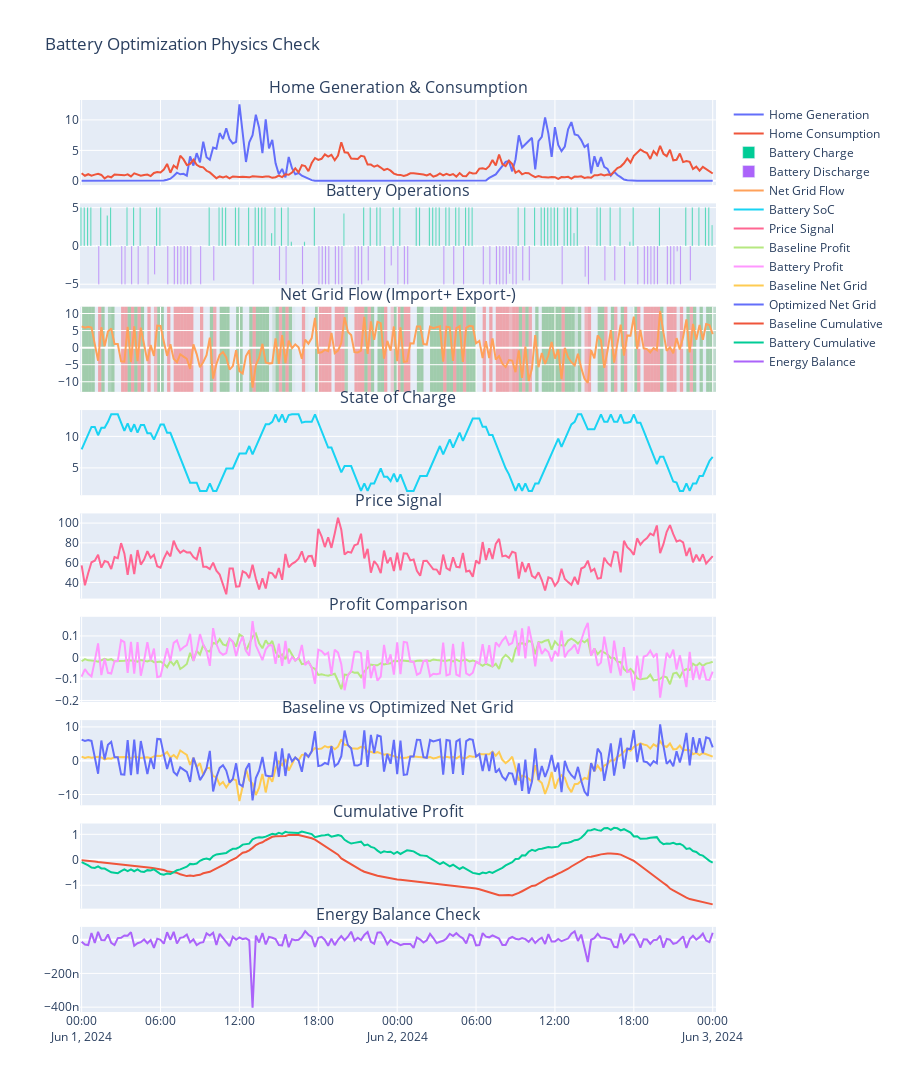

Notebook code cell kept with this figure:
### Markdown cell above
### Running optimization

### Code cell
fig = make_subplots(
    rows=9, cols=1, 
    shared_xaxes=True,
    subplot_titles=(
        "Home Generation & Consumption",
        "Battery Operations", 
        "Net Grid Flow (Import+ Export-)",
        "State of Charge",
        "Price Signal",
        "Profit Comparison",
        "Baseline vs Optimized Net Grid",
        "Cumulative Profit",
        "Energy Balance Check",
    ),
    vertical_spacing=0.02
)

# Home Generation & Consumption
fig.add_trace(go.Scatter(x=df_result.index, y=df_result['HomeGeneration'], name='Home Generation'), row=1, col=1)
fig.add_trace(go.Scatter(x=df_result.index, y=df_result['HomeConsumption'], name='Home Consumption'), row=1, col=1)

# Battery Operations
fig.add_trace(go.Bar(x=df_result.index, y=df_result['BatteryCharge'], name='Battery Charge', width=300000), row=2, col=1)
fig.add_trace(go.Bar(x=df_result.index, y=-df_result['BatteryDischarge'], name='Battery Discharge', width=300000), row=2, col=1)

# Net Grid Flow with battery operation highlighting
fig.add_trace(go.Scatter(x=df_result.index, y=df_result['GridImport'] - df_result['GridExport'], name='Net Grid Flow'), row=3, col=1)

max_opacity = 0.3

# Add individual time interval highlighting based on battery operations
for i, timestamp in enumerate(df_result.index):
    charge_rate = df_result['BatteryCharge'].iloc[i]
    discharge_rate = df_result['BatteryDischarge'].iloc[i]
    
    # Calculate next timestamp for rectangle width
    if i < len(df_result.index) - 1:
        next_timestamp = df_result.index[i + 1]
    else:
        # For last interval, use same duration as previous
        duration = df_result.index[i] - df_result.index[i-1]
        next_timestamp = timestamp + duration
    
    # Charging periods (green)
    if charge_rate > 0.01:  # threshold to avoid noise
        opacity = min(max_opacity, (charge_rate / battery.max_charge_rate) * max_opacity)
        fig.add_vrect(
            x0=timestamp, x1=next_timestamp,
            fillcolor="Green", opacity=opacity,
            layer="below", line_width=0,
            row=3, col=1
        )
    
    # Discharging periods (red)  
    elif discharge_rate > 0.01:
        opacity = min(max_opacity, (discharge_rate / battery.max_discharge_rate) * max_opacity)
        fig.add_vrect(
            x0=timestamp, x1=next_timestamp,
            fillcolor="Red", opacity=opacity,
            layer="below", line_width=0,
            row=3, col=1
        )

# State of Charge
fig.add_trace(go.Scatter(x=df_result.index, y=df_result['SoC'], name='Battery SoC'), row=4, col=1)

# Price Signal
fig.add_trace(go.Scatter(x=df_result.index, y=df_result['PriceSignal'], name='Price Signal'), row=5, col=1)

# Profit Comparison
fig.add_trace(go.Scatter(x=df_result.index, y=df_result['BaselineProfit'], name='Baseline Profit'), row=6, col=1)
fig.add_trace(go.Scatter(x=df_result.index, y=df_result['BatteryProfit'], name='Battery Profit'), row=6, col=1)

# Baseline vs Optimized Net Grid
fig.add_trace(go.Scatter(x=df_result.index, y=df_result['BaselineGridImport'] - df_result['BaselineGridExport'], name='Baseline Net Grid'), row=7, col=1)
fig.add_trace(go.Scatter(x=df_result.index, y=df_result['GridImport'] - df_result['GridExport'], name='Optimized Net Grid'), row=7, col=1)

# Cumulative Profit
fig.add_trace(go.Scatter(x=df_result.index, y=df_result['BaselineCumulativeProfit'], name='Baseline Cumulative'), row=8, col=1)
fig.add_trace(go.Scatter(x=df_result.index, y=df_result['BatteryCumulativeProfit'], name='Battery Cumulative'), row=8, col=1)

# Energy Balance Check
energy_balance = df_result['HomeGeneration'] - df_result['HomeConsumption'] + df_result['BatteryDischarge'] - df_result['BatteryCharge'] - df_result['GridExport'] + df_result['GridImport']
fig.add_trace(go.Scatter(x=df_result.index, y=energy_balance, name='Energy Balance'), row=9, col=1)

fig.update_layout(
    height=2000, 
    title="Battery Optimization Physics Check",
    hovermode='x unified'
)

fig.update_xaxes(matches='x')

### Figure 1 — Plotly figure (JSON) as saved in the notebook; plotly's stock layout.template omitted (floating-point values rounded to 4 significant figures; data arrays with more than 128 entries replaced by an {"elided": "..."} marker saying what was removed)
{"data": [{"name": "Home Generation", "type": "scatter", "x": {"elided": "193 str values"}, "xaxis": "x", "y": {"elided": "193 float values"}, "yaxis": "y"}, {"name": "Home Consumption", "type": "scatter", "x": {"elided": "193 str values"}, "xaxis": "x", "y": {"elided": "193 float values"}, "yaxis": "y"}, {"name": "Battery Charge", "type": "bar", "width": 300000, "x": {"elided": "193 str values"}, "xaxis": "x2", "y": {"elided": "193 float values"}, "yaxis": "y2"}, {"name": "Battery Discharge", "type": "bar", "width": 300000, "x": {"elided": "193 str values"}, "xaxis": "x2", "y": {"elided": "193 float values"}, "yaxis": "y2"}, {"name": "Net Grid Flow", "type": "scatter", "x": {"elided": "193 str values"}, "xaxis": "x3", "y": {"elided": "193 float values"}, "yaxis": "y3"}, {"name": "Battery SoC", "type": "scatter", "x": {"elided": "193 str values"}, "xaxis": "x4", "y": {"elided": "193 float values"}, "yaxis": "y4"}, {"name": "Price Signal", "type": "scatter", "x": {"elided": "193 str values"}, "xaxis": "x5", "y": {"elided": "193 float values"}, "yaxis": "y5"}, {"name": "Baseline Profit", "type": "scatter", "x": {"elided": "193 str values"}, "xaxis": "x6", "y": {"elided": "193 float values"}, "yaxis": "y6"}, {"name": "Battery Profit", "type": "scatter", "x": {"elided": "193 str values"}, "xaxis": "x6", "y": {"elided": "193 float values"}, "yaxis": "y6"}, {"name": "Baseline Net Grid", "type": "scatter", "x": {"elided": "193 str values"}, "xaxis": "x7", "y": {"elided": "193 float values"}, "yaxis": "y7"}, {"name": "Optimized Net Grid", "type": "scatter", "x": {"elided": "193 str values"}, "xaxis": "x7", "y": {"elided": "193 float values"}, "yaxis": "y7"}, {"name": "Baseline Cumulative", "type": "scatter", "x": {"elided": "193 str values"}, "xaxis": "x8", "y": {"elided": "193 float values"}, "yaxis": "y8"}, {"name": "Battery Cumulative", "type": "scatter", "x": {"elided": "193 str values"}, "xaxis": "x8", "y": {"elided": "193 float values"}, "yaxis": "y8"}, {"name": "Energy Balance", "type": "scatter", "x": {"elided": "193 str values"}, "xaxis": "x9", "y": {"elided": "193 float values"}, "yaxis": "y9"}], "layout": {"annotations": [{"font": {"size": 16}, "showarrow": false, "text": "Home Generation & Consumption", "x": 0.5, "xanchor": "center", "xref": "paper", "y": 1, "yanchor": "bottom", "yref": "paper"}, {"font": {"size": 16}, "showarrow": false, "text": "Battery Operations", "x": 0.5, "xanchor": "center", "xref": "paper", "y": 0.8867, "yanchor": "bottom", "yref": "paper"}, {"font": {"size": 16}, "showarrow": false, "text": "Net Grid Flow (Import+ Export-)", "x": 0.5, "xanchor": "center", "xref": "paper", "y": 0.7733, "yanchor": "bottom", "yref": "paper"}, {"font": {"size": 16}, "showarrow": false, "text": "State of Charge", "x": 0.5, "xanchor": "center", "xref": "paper", "y": 0.66, "yanchor": "bottom", "yref": "paper"}, {"font": {"size": 16}, "showarrow": false, "text": "Price Signal", "x": 0.5, "xanchor": "center", "xref": "paper", "y": 0.5467, "yanchor": "bottom", "yref": "paper"}, {"font": {"size": 16}, "showarrow": false, "text": "Profit Comparison", "x": 0.5, "xanchor": "center", "xref": "paper", "y": 0.4333, "yanchor": "bottom", "yref": "paper"}, {"font": {"size": 16}, "showarrow": false, "text": "Baseline vs Optimized Net Grid", "x": 0.5, "xanchor": "center", "xref": "paper", "y": 0.32, "yanchor": "bottom", "yref": "paper"}, {"font": {"size": 16}, "showarrow": false, "text": "Cumulative Profit", "x": 0.5, "xanchor": "center", "xref": "paper", "y": 0.2067, "yanchor": "bottom", "yref": "paper"}, {"font": {"size": 16}, "showarrow": false, "text": "Energy Balance Check", "x": 0.5, "xanchor": "center", "xref": "paper", "y": 0.09333, "yanchor": "bottom", "yref": "paper"}], "height": 2000, "hovermode": "x unified", "shapes": [{"fillcolor": "Green", "layer": "below", "line": {"width": 0}, "opacity": 0.3, "type": "rect", "x0": "2024-06-01T00:00:00", "x1": "2024-06-01T00:15:00", "xref": "x3", "y0": 0, "y1": 1, "yref": "y3 domain"}, {"fillcolor": "Green", "layer": "below", "line": {"width": 0}, "opacity": 0.3, "type": "rect", "x0": "2024-06-01T00:15:00", "x1": "2024-06-01T00:30:00", "xref": "x3", "y0": 0, "y1": 1, "yref": "y3 domain"}, {"fillcolor": "Green", "layer": "below", "line": {"width": 0}, "opacity": 0.3, "type": "rect", "x0": "2024-06-01T00:30:00", "x1": "2024-06-01T00:45:00", "xref": "x3", "y0": 0, "y1": 1, "yref": "y3 domain"}, {"fillcolor": "Green", "layer": "below", "line": {"width": 0}, "opacity": 0.3, "type": "rect", "x0": "2024-06-01T00:45:00", "x1": "2024-06-01T01:00:00", "xref": "x3", "y0": 0, "y1": 1, "yref": "y3 domain"}, {"fillcolor": "Red", "layer": "below", "line": {"width": 0}, "opacity": 0.3, "type": "rect", "x0": "2024-06-01T01:15:00", "x1": "2024-06-01T01:30:00", "xref": "x3", "y0": 0, "y1": 1, "yref": "y3 domain"}, {"fillcolor": "Green", "layer": "below", "line": {"width": 0}, "opacity": 0.3, "type": "rect", "x0": "2024-06-01T01:30:00", "x1": "2024-06-01T01:45:00", "xref": "x3", "y0": 0, "y1": 1, "yref": "y3 domain"}, {"fillcolor": "Green", "layer": "below", "line": {"width": 0}, "opacity": 0.2377, "type": "rect", "x0": "2024-06-01T02:00:00", "x1": "2024-06-01T02:15:00", "xref": "x3", "y0": 0, "y1": 1, "yref": "y3 domain"}, {"fillcolor": "Green", "layer": "below", "line": {"width": 0}, "opacity": 0.3, "type": "rect", "x0": "2024-06-01T02:15:00", "x1": "2024-06-01T02:30:00", "xref": "x3", "y0": 0, "y1": 1, "yref": "y3 domain"}, {"fillcolor": "Red", "layer": "below", "line": {"width": 0}, "opacity": 0.3, "type": "rect", "x0": "2024-06-01T03:00:00", "x1": "2024-06-01T03:15:00", "xref": "x3", "y0": 0, "y1": 1, "yref": "y3 domain"}, {"fillcolor": "Red", "layer": "below", "line": {"width": 0}, "opacity": 0.3, "type": "rect", "x0": "2024-06-01T03:15:00", "x1": "2024-06-01T03:30:00", "xref": "x3", "y0": 0, "y1": 1, "yref": "y3 domain"}, {"fillcolor": "Green", "layer": "below", "line": {"width": 0}, "opacity": 0.3, "type": "rect", "x0": "2024-06-01T03:30:00", "x1": "2024-06-01T03:45:00", "xref": "x3", "y0": 0, "y1": 1, "yref": "y3 domain"}, {"fillcolor": "Red", "layer": "below", "line": {"width": 0}, "opacity": 0.3, "type": "rect", "x0": "2024-06-01T03:45:00", "x1": "2024-06-01T04:00:00", "xref": "x3", "y0": 0, "y1": 1, "yref": "y3 domain"}, {"fillcolor": "Green", "layer": "below", "line": {"width": 0}, "opacity": 0.3, "type": "rect", "x0": "2024-06-01T04:00:00", "x1": "2024-06-01T04:15:00", "xref": "x3", "y0": 0, "y1": 1, "yref": "y3 domain"}, {"fillcolor": "Red", "layer": "below", "line": {"width": 0}, "opacity": 0.3, "type": "rect", "x0": "2024-06-01T04:15:00", "x1": "2024-06-01T04:30:00", "xref": "x3", "y0": 0, "y1": 1, "yref": "y3 domain"}, {"fillcolor": "Green", "layer": "below", "line": {"width": 0}, "opacity": 0.3, "type": "rect", "x0": "2024-06-01T04:30:00", "x1": "2024-06-01T04:45:00", "xref": "x3", "y0": 0, "y1": 1, "yref": "y3 domain"}, {"fillcolor": "Red", "layer": "below", "line": {"width": 0}, "opacity": 0.3, "type": "rect", "x0": "2024-06-01T05:00:00", "x1": "2024-06-01T05:15:00", "xref": "x3", "y0": 0, "y1": 1, "yref": "y3 domain"}, {"fillcolor": "Red", "layer": "below", "line": {"width": 0}, "opacity": 0.2239, "type": "rect", "x0": "2024-06-01T05:30:00", "x1": "2024-06-01T05:45:00", "xref": "x3", "y0": 0, "y1": 1, "yref": "y3 domain"}, {"fillcolor": "Green", "layer": "below", "line": {"width": 0}, "opacity": 0.3, "type": "rect", "x0": "2024-06-01T05:45:00", "x1": "2024-06-01T06:00:00", "xref": "x3", "y0": 0, "y1": 1, "yref": "y3 domain"}, {"fillcolor": "Green", "layer": "below", "line": {"width": 0}, "opacity": 0.3, "type": "rect", "x0": "2024-06-01T06:00:00", "x1": "2024-06-01T06:15:00", "xref": "x3", "y0": 0, "y1": 1, "yref": "y3 domain"}, {"fillcolor": "Red", "layer": "below", "line": {"width": 0}, "opacity": 0.3, "type": "rect", "x0": "2024-06-01T06:30:00", "x1": "2024-06-01T06:45:00", "xref": "x3", "y0": 0, "y1": 1, "yref": "y3 domain"}, {"fillcolor": "Red", "layer": "below", "line": {"width": 0}, "opacity": 0.3, "type": "rect", "x0": "2024-06-01T07:00:00", "x1": "2024-06-01T07:15:00", "xref": "x3", "y0": 0, "y1": 1, "yref": "y3 domain"}, {"fillcolor": "Red", "layer": "below", "line": {"width": 0}, "opacity": 0.3, "type": "rect", "x0": "2024-06-01T07:15:00", "x1": "2024-06-01T07:30:00", "xref": "x3", "y0": 0, "y1": 1, "yref": "y3 domain"}, {"fillcolor": "Red", "layer": "below", "line": {"width": 0}, "opacity": 0.3, "type": "rect", "x0": "2024-06-01T07:30:00", "x1": "2024-06-01T07:45:00", "xref": "x3", "y0": 0, "y1": 1, "yref": "y3 domain"}, {"fillcolor": "Red", "layer": "below", "line": {"width": 0}, "opacity": 0.3, "type": "rect", "x0": "2024-06-01T07:45:00", "x1": "2024-06-01T08:00:00", "xref": "x3", "y0": 0, "y1": 1, "yref": "y3 domain"}, {"fillcolor": "Red", "layer": "below", "line": {"width": 0}, "opacity": 0.3, "type": "rect", "x0": "2024-06-01T08:00:00", "x1": "2024-06-01T08:15:00", "xref": "x3", "y0": 0, "y1": 1, "yref": "y3 domain"}, {"fillcolor": "Red", "layer": "below", "line": {"width": 0}, "opacity": 0.3, "type": "rect", "x0": "2024-06-01T08:15:00", "x1": "2024-06-01T08:30:00", "xref": "x3", "y0": 0, "y1": 1, "yref": "y3 domain"}, {"fillcolor": "Red", "layer": "below", "line": {"width": 0}, "opacity": 0.3, "type": "rect", "x0": "2024-06-01T09:00:00", "x1": "2024-06-01T09:15:00", "xref": "x3", "y0": 0, "y1": 1, "yref": "y3 domain"}, {"fillcolor": "Green", "layer": "below", "line": {"width": 0}, "opacity": 0.3, "type": "rect", "x0": "2024-06-01T09:45:00", "x1": "2024-06-01T10:00:00", "xref": "x3", "y0": 0, "y1": 1, "yref": "y3 domain"}, {"fillcolor": "Red", "layer": "below", "line": {"width": 0}, "opacity": 0.2707, "type": "rect", "x0": "2024-06-01T10:00:00", "x1": "2024-06-01T10:15:00", "xref": "x3", "y0": 0, "y1": 1, "yref": "y3 domain"}, {"fillcolor": "Green", "layer": "below", "line": {"width": 0}, "opacity": 0.3, "type": "rect", "x0": "2024-06-01T10:30:00", "x1": "2024-06-01T10:45:00", "xref": "x3", "y0": 0, "y1": 1, "yref": "y3 domain"}, {"fillcolor": "Green", "layer": "below", "line": {"width": 0}, "opacity": 0.3, "type": "rect", "x0": "2024-06-01T10:45:00", "x1": "2024-06-01T11:00:00", "xref": "x3", "y0": 0, "y1": 1, "yref": "y3 domain"}, {"fillcolor": "Green", "layer": "below", "line": {"width": 0}, "opacity": 0.3, "type": "rect", "x0": "2024-06-01T11:00:00", "x1": "2024-06-01T11:15:00", "xref": "x3", "y0": 0, "y1": 1, "yref": "y3 domain"}, {"fillcolor": "Green", "layer": "below", "line": {"width": 0}, "opacity": 0.3, "type": "rect", "x0": "2024-06-01T11:45:00", "x1": "2024-06-01T12:00:00", "xref": "x3", "y0": 0, "y1": 1, "yref": "y3 domain"}, {"fillcolor": "Green", "layer": "below", "line": {"width": 0}, "opacity": 0.3, "type": "rect", "x0": "2024-06-01T12:00:00", "x1": "2024-06-01T12:15:00", "xref": "x3", "y0": 0, "y1": 1, "yref": "y3 domain"}, {"fillcolor": "Green", "layer": "below", "line": {"width": 0}, "opacity": 0.3, "type": "rect", "x0": "2024-06-01T12:45:00", "x1": "2024-06-01T13:00:00", "xref": "x3", "y0": 0, "y1": 1, "yref": "y3 domain"}, {"fillcolor": "Red", "layer": "below", "line": {"width": 0}, "opacity": 0.3, "type": "rect", "x0": "2024-06-01T13:00:00", "x1": "2024-06-01T13:15:00", "xref": "x3", "y0": 0, "y1": 1, "yref": "y3 domain"}, {"fillcolor": "Green", "layer": "below", "line": {"width": 0}, "opacity": 0.3, "type": "rect", "x0": "2024-06-01T13:15:00", "x1": "2024-06-01T13:30:00", "xref": "x3", "y0": 0, "y1": 1, "yref": "y3 domain"}, {"fillcolor": "Green", "layer": "below", "line": {"width": 0}, "opacity": 0.3, "type": "rect", "x0": "2024-06-01T13:30:00", "x1": "2024-06-01T13:45:00", "xref": "x3", "y0": 0, "y1": 1, "yref": "y3 domain"}, {"fillcolor": "Green", "layer": "below", "line": {"width": 0}, "opacity": 0.3, "type": "rect", "x0": "2024-06-01T13:45:00", "x1": "2024-06-01T14:00:00", "xref": "x3", "y0": 0, "y1": 1, "yref": "y3 domain"}, {"fillcolor": "Green", "layer": "below", "line": {"width": 0}, "opacity": 0.3, "type": "rect", "x0": "2024-06-01T14:00:00", "x1": "2024-06-01T14:15:00", "xref": "x3", "y0": 0, "y1": 1, "yref": "y3 domain"}, {"fillcolor": "Green", "layer": "below", "line": {"width": 0}, "opacity": 0.1019, "type": "rect", "x0": "2024-06-01T14:30:00", "x1": "2024-06-01T14:45:00", "xref": "x3", "y0": 0, "y1": 1, "yref": "y3 domain"}, {"fillcolor": "Green", "layer": "below", "line": {"width": 0}, "opacity": 0.3, "type": "rect", "x0": "2024-06-01T14:45:00", "x1": "2024-06-01T15:00:00", "xref": "x3", "y0": 0, "y1": 1, "yref": "y3 domain"}, {"fillcolor": "Red", "layer": "below", "line": {"width": 0}, "opacity": 0.2707, "type": "rect", "x0": "2024-06-01T15:00:00", "x1": "2024-06-01T15:15:00", "xref": "x3", "y0": 0, "y1": 1, "yref": "y3 domain"}, {"fillcolor": "Green", "layer": "below", "line": {"width": 0}, "opacity": 0.3, "type": "rect", "x0": "2024-06-01T15:15:00", "x1": "2024-06-01T15:30:00", "xref": "x3", "y0": 0, "y1": 1, "yref": "y3 domain"}, {"fillcolor": "Red", "layer": "below", "line": {"width": 0}, "opacity": 0.3, "type": "rect", "x0": "2024-06-01T15:30:00", "x1": "2024-06-01T15:45:00", "xref": "x3", "y0": 0, "y1": 1, "yref": "y3 domain"}, {"fillcolor": "Green", "layer": "below", "line": {"width": 0}, "opacity": 0.3, "type": "rect", "x0": "2024-06-01T15:45:00", "x1": "2024-06-01T16:00:00", "xref": "x3", "y0": 0, "y1": 1, "yref": "y3 domain"}, {"fillcolor": "Green", "layer": "below", "line": {"width": 0}, "opacity": 0.03241, "type": "rect", "x0": "2024-06-01T16:00:00", "x1": "2024-06-01T16:15:00", "xref": "x3", "y0": 0, "y1": 1, "yref": "y3 domain"}, {"fillcolor": "Red", "layer": "below", "line": {"width": 0}, "opacity": 0.3, "type": "rect", "x0": "2024-06-01T16:45:00", "x1": "2024-06-01T17:00:00", "xref": "x3", "y0": 0, "y1": 1, "yref": "y3 domain"}, {"fillcolor": "Green", "layer": "below", "line": {"width": 0}, "opacity": 0.03241, "type": "rect", "x0": "2024-06-01T17:00:00", "x1": "2024-06-01T17:15:00", "xref": "x3", "y0": 0, "y1": 1, "yref": "y3 domain"}, {"fillcolor": "Green", "layer": "below", "line": {"width": 0}, "opacity": 0.3, "type": "rect", "x0": "2024-06-01T17:45:00", "x1": "2024-06-01T18:00:00", "xref": "x3", "y0": 0, "y1": 1, "yref": "y3 domain"}, {"fillcolor": "Red", "layer": "below", "line": {"width": 0}, "opacity": 0.3, "type": "rect", "x0": "2024-06-01T18:00:00", "x1": "2024-06-01T18:15:00", "xref": "x3", "y0": 0, "y1": 1, "yref": "y3 domain"}, {"fillcolor": "Red", "layer": "below", "line": {"width": 0}, "opacity": 0.3, "type": "rect", "x0": "2024-06-01T18:15:00", "x1": "2024-06-01T18:30:00", "xref": "x3", "y0": 0, "y1": 1, "yref": "y3 domain"}, {"fillcolor": "Red", "layer": "below", "line": {"width": 0}, "opacity": 0.3, "type": "rect", "x0": "2024-06-01T18:30:00", "x1": "2024-06-01T18:45:00", "xref": "x3", "y0": 0, "y1": 1, "yref": "y3 domain"}, {"fillcolor": "Red", "layer": "below", "line": {"width": 0}, "opacity": 0.3, "type": "rect", "x0": "2024-06-01T18:45:00", "x1": "2024-06-01T19:00:00", "xref": "x3", "y0": 0, "y1": 1, "yref": "y3 domain"}, {"fillcolor": "Red", "layer": "below", "line": {"width": 0}, "opacity": 0.3, "type": "rect", "x0": "2024-06-01T19:15:00", "x1": "2024-06-01T19:30:00", "xref": "x3", "y0": 0, "y1": 1, "yref": "y3 domain"}, {"fillcolor": "Red", "layer": "below", "line": {"width": 0}, "opacity": 0.3, "type": "rect", "x0": "2024-06-01T19:30:00", "x1": "2024-06-01T19:45:00", "xref": "x3", "y0": 0, "y1": 1, "yref": "y3 domain"}, {"fillcolor": "Red", "layer": "below", "line": {"width": 0}, "opacity": 0.3, "type": "rect", "x0": "2024-06-01T19:45:00", "x1": "2024-06-01T20:00:00", "xref": "x3", "y0": 0, "y1": 1, "yref": "y3 domain"}, {"fillcolor": "Green", "layer": "below", "line": {"width": 0}, "opacity": 0.2546, "type": "rect", "x0": "2024-06-01T20:00:00", "x1": "2024-06-01T20:15:00", "xref": "x3", "y0": 0, "y1": 1, "yref": "y3 domain"}, {"fillcolor": "Red", "layer": "below", "line": {"width": 0}, "opacity": 0.3, "type": "rect", "x0": "2024-06-01T20:45:00", "x1": "2024-06-01T21:00:00", "xref": "x3", "y0": 0, "y1": 1, "yref": "y3 domain"}, {"fillcolor": "Red", "layer": "below", "line": {"width": 0}, "opacity": 0.3, "type": "rect", "x0": "2024-06-01T21:00:00", "x1": "2024-06-01T21:15:00", "xref": "x3", "y0": 0, "y1": 1, "yref": "y3 domain"}, {"fillcolor": "Red", "layer": "below", "line": {"width": 0}, "opacity": 0.3, "type": "rect", "x0": "2024-06-01T21:15:00", "x1": "2024-06-01T21:30:00", "xref": "x3", "y0": 0, "y1": 1, "yref": "y3 domain"}, {"fillcolor": "Green", "layer": "below", "line": {"width": 0}, "opacity": 0.3, "type": "rect", "x0": "2024-06-01T21:30:00", "x1": "2024-06-01T21:45:00", "xref": "x3", "y0": 0, "y1": 1, "yref": "y3 domain"}, {"fillcolor": "Red", "layer": "below", "line": {"width": 0}, "opacity": 0.2707, "type": "rect", "x0": "2024-06-01T21:45:00", "x1": "2024-06-01T22:00:00", "xref": "x3", "y0": 0, "y1": 1, "yref": "y3 domain"}, {"fillcolor": "Green", "layer": "below", "line": {"width": 0}, "opacity": 0.3, "type": "rect", "x0": "2024-06-01T22:00:00", "x1": "2024-06-01T22:15:00", "xref": "x3", "y0": 0, "y1": 1, "yref": "y3 domain"}, {"fillcolor": "Green", "layer": "below", "line": {"width": 0}, "opacity": 0.3, "type": "rect", "x0": "2024-06-01T22:30:00", "x1": "2024-06-01T22:45:00", "xref": "x3", "y0": 0, "y1": 1, "yref": "y3 domain"}, {"fillcolor": "Green", "layer": "below", "line": {"width": 0}, "opacity": 0.3, "type": "rect", "x0": "2024-06-01T22:45:00", "x1": "2024-06-01T23:00:00", "xref": "x3", "y0": 0, "y1": 1, "yref": "y3 domain"}, {"fillcolor": "Red", "layer": "below", "line": {"width": 0}, "opacity": 0.3, "type": "rect", "x0": "2024-06-01T23:00:00", "x1": "2024-06-01T23:15:00", "xref": "x3", "y0": 0, "y1": 1, "yref": "y3 domain"}, {"fillcolor": "Red", "layer": "below", "line": {"width": 0}, "opacity": 0.1537, "type": "rect", "x0": "2024-06-01T23:30:00", "x1": "2024-06-01T23:45:00", "xref": "x3", "y0": 0, "y1": 1, "yref": "y3 domain"}, {"fillcolor": "Green", "layer": "below", "line": {"width": 0}, "opacity": 0.3, "type": "rect", "x0": "2024-06-01T23:45:00", "x1": "2024-06-02T00:00:00", "xref": "x3", "y0": 0, "y1": 1, "yref": "y3 domain"}, {"fillcolor": "Red", "layer": "below", "line": {"width": 0}, "opacity": 0.3, "type": "rect", "x0": "2024-06-02T00:00:00", "x1": "2024-06-02T00:15:00", "xref": "x3", "y0": 0, "y1": 1, "yref": "y3 domain"}, {"fillcolor": "Green", "layer": "below", "line": {"width": 0}, "opacity": 0.3, "type": "rect", "x0": "2024-06-02T00:15:00", "x1": "2024-06-02T00:30:00", "xref": "x3", "y0": 0, "y1": 1, "yref": "y3 domain"}, {"fillcolor": "Red", "layer": "below", "line": {"width": 0}, "opacity": 0.3, "type": "rect", "x0": "2024-06-02T00:30:00", "x1": "2024-06-02T00:45:00", "xref": "x3", "y0": 0, "y1": 1, "yref": "y3 domain"}, {"fillcolor": "Red", "layer": "below", "line": {"width": 0}, "opacity": 0.3, "type": "rect", "x0": "2024-06-02T00:45:00", "x1": "2024-06-02T01:00:00", "xref": "x3", "y0": 0, "y1": 1, "yref": "y3 domain"}, {"fillcolor": "Green", "layer": "below", "line": {"width": 0}, "opacity": 0.3, "type": "rect", "x0": "2024-06-02T01:30:00", "x1": "2024-06-02T01:45:00", "xref": "x3", "y0": 0, "y1": 1, "yref": "y3 domain"}, {"fillcolor": "Green", "layer": "below", "line": {"width": 0}, "opacity": 0.3, "type": "rect", "x0": "2024-06-02T01:45:00", "x1": "2024-06-02T02:00:00", "xref": "x3", "y0": 0, "y1": 1, "yref": "y3 domain"}, {"fillcolor": "Green", "layer": "below", "line": {"width": 0}, "opacity": 0.3, "type": "rect", "x0": "2024-06-02T02:30:00", "x1": "2024-06-02T02:45:00", "xref": "x3", "y0": 0, "y1": 1, "yref": "y3 domain"}, {"fillcolor": "Green", "layer": "below", "line": {"width": 0}, "opacity": 0.3, "type": "rect", "x0": "2024-06-02T02:45:00", "x1": "2024-06-02T03:00:00", "xref": "x3", "y0": 0, "y1": 1, "yref": "y3 domain"}, {"fillcolor": "Green", "layer": "below", "line": {"width": 0}, "opacity": 0.3, "type": "rect", "x0": "2024-06-02T03:00:00", "x1": "2024-06-02T03:15:00", "xref": "x3", "y0": 0, "y1": 1, "yref": "y3 domain"}, {"fillcolor": "Green", "layer": "below", "line": {"width": 0}, "opacity": 0.3, "type": "rect", "x0": "2024-06-02T03:15:00", "x1": "2024-06-02T03:30:00", "xref": "x3", "y0": 0, "y1": 1, "yref": "y3 domain"}, {"fillcolor": "Red", "layer": "below", "line": {"width": 0}, "opacity": 0.3, "type": "rect", "x0": "2024-06-02T03:30:00", "x1": "2024-06-02T03:45:00", "xref": "x3", "y0": 0, "y1": 1, "yref": "y3 domain"}, {"fillcolor": "Green", "layer": "below", "line": {"width": 0}, "opacity": 0.3, "type": "rect", "x0": "2024-06-02T03:45:00", "x1": "2024-06-02T04:00:00", "xref": "x3", "y0": 0, "y1": 1, "yref": "y3 domain"}, {"fillcolor": "Green", "layer": "below", "line": {"width": 0}, "opacity": 0.3, "type": "rect", "x0": "2024-06-02T04:00:00", "x1": "2024-06-02T04:15:00", "xref": "x3", "y0": 0, "y1": 1, "yref": "y3 domain"}, {"fillcolor": "Red", "layer": "below", "line": {"width": 0}, "opacity": 0.3, "type": "rect", "x0": "2024-06-02T04:15:00", "x1": "2024-06-02T04:30:00", "xref": "x3", "y0": 0, "y1": 1, "yref": "y3 domain"}, {"fillcolor": "Green", "layer": "below", "line": {"width": 0}, "opacity": 0.3, "type": "rect", "x0": "2024-06-02T04:30:00", "x1": "2024-06-02T04:45:00", "xref": "x3", "y0": 0, "y1": 1, "yref": "y3 domain"}, {"fillcolor": "Green", "layer": "below", "line": {"width": 0}, "opacity": 0.3, "type": "rect", "x0": "2024-06-02T04:45:00", "x1": "2024-06-02T05:00:00", "xref": "x3", "y0": 0, "y1": 1, "yref": "y3 domain"}, {"fillcolor": "Red", "layer": "below", "line": {"width": 0}, "opacity": 0.3, "type": "rect", "x0": "2024-06-02T05:00:00", "x1": "2024-06-02T05:15:00", "xref": "x3", "y0": 0, "y1": 1, "yref": "y3 domain"}, {"fillcolor": "Green", "layer": "below", "line": {"width": 0}, "opacity": 0.3, "type": "rect", "x0": "2024-06-02T05:15:00", "x1": "2024-06-02T05:30:00", "xref": "x3", "y0": 0, "y1": 1, "yref": "y3 domain"}, {"fillcolor": "Green", "layer": "below", "line": {"width": 0}, "opacity": 0.3, "type": "rect", "x0": "2024-06-02T05:30:00", "x1": "2024-06-02T05:45:00", "xref": "x3", "y0": 0, "y1": 1, "yref": "y3 domain"}, {"fillcolor": "Green", "layer": "below", "line": {"width": 0}, "opacity": 0.3, "type": "rect", "x0": "2024-06-02T05:45:00", "x1": "2024-06-02T06:00:00", "xref": "x3", "y0": 0, "y1": 1, "yref": "y3 domain"}, {"fillcolor": "Red", "layer": "below", "line": {"width": 0}, "opacity": 0.3, "type": "rect", "x0": "2024-06-02T06:30:00", "x1": "2024-06-02T06:45:00", "xref": "x3", "y0": 0, "y1": 1, "yref": "y3 domain"}, {"fillcolor": "Red", "layer": "below", "line": {"width": 0}, "opacity": 0.3, "type": "rect", "x0": "2024-06-02T07:00:00", "x1": "2024-06-02T07:15:00", "xref": "x3", "y0": 0, "y1": 1, "yref": "y3 domain"}, {"fillcolor": "Red", "layer": "below", "line": {"width": 0}, "opacity": 0.3, "type": "rect", "x0": "2024-06-02T07:30:00", "x1": "2024-06-02T07:45:00", "xref": "x3", "y0": 0, "y1": 1, "yref": "y3 domain"}, {"fillcolor": "Red", "layer": "below", "line": {"width": 0}, "opacity": 0.3, "type": "rect", "x0": "2024-06-02T07:45:00", "x1": "2024-06-02T08:00:00", "xref": "x3", "y0": 0, "y1": 1, "yref": "y3 domain"}, {"fillcolor": "Red", "layer": "below", "line": {"width": 0}, "opacity": 0.3, "type": "rect", "x0": "2024-06-02T08:00:00", "x1": "2024-06-02T08:15:00", "xref": "x3", "y0": 0, "y1": 1, "yref": "y3 domain"}, {"fillcolor": "Red", "layer": "below", "line": {"width": 0}, "opacity": 0.3, "type": "rect", "x0": "2024-06-02T08:15:00", "x1": "2024-06-02T08:30:00", "xref": "x3", "y0": 0, "y1": 1, "yref": "y3 domain"}, {"fillcolor": "Red", "layer": "below", "line": {"width": 0}, "opacity": 0.2198, "type": "rect", "x0": "2024-06-02T08:30:00", "x1": "2024-06-02T08:45:00", "xref": "x3", "y0": 0, "y1": 1, "yref": "y3 domain"}, {"fillcolor": "Red", "layer": "below", "line": {"width": 0}, "opacity": 0.3, "type": "rect", "x0": "2024-06-02T08:45:00", "x1": "2024-06-02T09:00:00", "xref": "x3", "y0": 0, "y1": 1, "yref": "y3 domain"}, {"fillcolor": "Red", "layer": "below", "line": {"width": 0}, "opacity": 0.3, "type": "rect", "x0": "2024-06-02T09:00:00", "x1": "2024-06-02T09:15:00", "xref": "x3", "y0": 0, "y1": 1, "yref": "y3 domain"}, {"fillcolor": "Green", "layer": "below", "line": {"width": 0}, "opacity": 0.3, "type": "rect", "x0": "2024-06-02T09:15:00", "x1": "2024-06-02T09:30:00", "xref": "x3", "y0": 0, "y1": 1, "yref": "y3 domain"}, {"fillcolor": "Red", "layer": "below", "line": {"width": 0}, "opacity": 0.2707, "type": "rect", "x0": "2024-06-02T09:30:00", "x1": "2024-06-02T09:45:00", "xref": "x3", "y0": 0, "y1": 1, "yref": "y3 domain"}, {"fillcolor": "Green", "layer": "below", "line": {"width": 0}, "opacity": 0.3, "type": "rect", "x0": "2024-06-02T09:45:00", "x1": "2024-06-02T10:00:00", "xref": "x3", "y0": 0, "y1": 1, "yref": "y3 domain"}, {"fillcolor": "Red", "layer": "below", "line": {"width": 0}, "opacity": 0.2707, "type": "rect", "x0": "2024-06-02T10:00:00", "x1": "2024-06-02T10:15:00", "xref": "x3", "y0": 0, "y1": 1, "yref": "y3 domain"}, {"fillcolor": "Green", "layer": "below", "line": {"width": 0}, "opacity": 0.3, "type": "rect", "x0": "2024-06-02T10:30:00", "x1": "2024-06-02T10:45:00", "xref": "x3", "y0": 0, "y1": 1, "yref": "y3 domain"}, {"fillcolor": "Green", "layer": "below", "line": {"width": 0}, "opacity": 0.3, "type": "rect", "x0": "2024-06-02T11:00:00", "x1": "2024-06-02T11:15:00", "xref": "x3", "y0": 0, "y1": 1, "yref": "y3 domain"}, {"fillcolor": "Green", "layer": "below", "line": {"width": 0}, "opacity": 0.3, "type": "rect", "x0": "2024-06-02T11:15:00", "x1": "2024-06-02T11:30:00", "xref": "x3", "y0": 0, "y1": 1, "yref": "y3 domain"}, {"fillcolor": "Green", "layer": "below", "line": {"width": 0}, "opacity": 0.3, "type": "rect", "x0": "2024-06-02T11:30:00", "x1": "2024-06-02T11:45:00", "xref": "x3", "y0": 0, "y1": 1, "yref": "y3 domain"}, {"fillcolor": "Green", "layer": "below", "line": {"width": 0}, "opacity": 0.3, "type": "rect", "x0": "2024-06-02T11:45:00", "x1": "2024-06-02T12:00:00", "xref": "x3", "y0": 0, "y1": 1, "yref": "y3 domain"}, {"fillcolor": "Green", "layer": "below", "line": {"width": 0}, "opacity": 0.3, "type": "rect", "x0": "2024-06-02T12:00:00", "x1": "2024-06-02T12:15:00", "xref": "x3", "y0": 0, "y1": 1, "yref": "y3 domain"}, {"fillcolor": "Green", "layer": "below", "line": {"width": 0}, "opacity": 0.3, "type": "rect", "x0": "2024-06-02T12:15:00", "x1": "2024-06-02T12:30:00", "xref": "x3", "y0": 0, "y1": 1, "yref": "y3 domain"}, {"fillcolor": "Red", "layer": "below", "line": {"width": 0}, "opacity": 0.3, "type": "rect", "x0": "2024-06-02T12:30:00", "x1": "2024-06-02T12:45:00", "xref": "x3", "y0": 0, "y1": 1, "yref": "y3 domain"}, {"fillcolor": "Green", "layer": "below", "line": {"width": 0}, "opacity": 0.3, "type": "rect", "x0": "2024-06-02T12:45:00", "x1": "2024-06-02T13:00:00", "xref": "x3", "y0": 0, "y1": 1, "yref": "y3 domain"}, {"fillcolor": "Green", "layer": "below", "line": {"width": 0}, "opacity": 0.3, "type": "rect", "x0": "2024-06-02T13:00:00", "x1": "2024-06-02T13:15:00", "xref": "x3", "y0": 0, "y1": 1, "yref": "y3 domain"}, {"fillcolor": "Green", "layer": "below", "line": {"width": 0}, "opacity": 0.3, "type": "rect", "x0": "2024-06-02T13:15:00", "x1": "2024-06-02T13:30:00", "xref": "x3", "y0": 0, "y1": 1, "yref": "y3 domain"}, {"fillcolor": "Green", "layer": "below", "line": {"width": 0}, "opacity": 0.1019, "type": "rect", "x0": "2024-06-02T13:30:00", "x1": "2024-06-02T13:45:00", "xref": "x3", "y0": 0, "y1": 1, "yref": "y3 domain"}, {"fillcolor": "Green", "layer": "below", "line": {"width": 0}, "opacity": 0.3, "type": "rect", "x0": "2024-06-02T13:45:00", "x1": "2024-06-02T14:00:00", "xref": "x3", "y0": 0, "y1": 1, "yref": "y3 domain"}, {"fillcolor": "Red", "layer": "below", "line": {"width": 0}, "opacity": 0.2415, "type": "rect", "x0": "2024-06-02T14:15:00", "x1": "2024-06-02T14:30:00", "xref": "x3", "y0": 0, "y1": 1, "yref": "y3 domain"}, {"fillcolor": "Red", "layer": "below", "line": {"width": 0}, "opacity": 0.3, "type": "rect", "x0": "2024-06-02T14:30:00", "x1": "2024-06-02T14:45:00", "xref": "x3", "y0": 0, "y1": 1, "yref": "y3 domain"}, {"fillcolor": "Green", "layer": "below", "line": {"width": 0}, "opacity": 0.3, "type": "rect", "x0": "2024-06-02T15:15:00", "x1": "2024-06-02T15:30:00", "xref": "x3", "y0": 0, "y1": 1, "yref": "y3 domain"}, {"fillcolor": "Green", "layer": "below", "line": {"width": 0}, "opacity": 0.3, "type": "rect", "x0": "2024-06-02T15:30:00", "x1": "2024-06-02T15:45:00", "xref": "x3", "y0": 0, "y1": 1, "yref": "y3 domain"}, {"fillcolor": "Red", "layer": "below", "line": {"width": 0}, "opacity": 0.2707, "type": "rect", "x0": "2024-06-02T15:45:00", "x1": "2024-06-02T16:00:00", "xref": "x3", "y0": 0, "y1": 1, "yref": "y3 domain"}, {"fillcolor": "Green", "layer": "below", "line": {"width": 0}, "opacity": 0.3, "type": "rect", "x0": "2024-06-02T16:15:00", "x1": "2024-06-02T16:30:00", "xref": "x3", "y0": 0, "y1": 1, "yref": "y3 domain"}, {"fillcolor": "Red", "layer": "below", "line": {"width": 0}, "opacity": 0.2707, "type": "rect", "x0": "2024-06-02T16:30:00", "x1": "2024-06-02T16:45:00", "xref": "x3", "y0": 0, "y1": 1, "yref": "y3 domain"}, {"fillcolor": "Green", "layer": "below", "line": {"width": 0}, "opacity": 0.3, "type": "rect", "x0": "2024-06-02T17:00:00", "x1": "2024-06-02T17:15:00", "xref": "x3", "y0": 0, "y1": 1, "yref": "y3 domain"}, {"fillcolor": "Red", "layer": "below", "line": {"width": 0}, "opacity": 0.3, "type": "rect", "x0": "2024-06-02T17:15:00", "x1": "2024-06-02T17:30:00", "xref": "x3", "y0": 0, "y1": 1, "yref": "y3 domain"}, {"fillcolor": "Green", "layer": "below", "line": {"width": 0}, "opacity": 0.03241, "type": "rect", "x0": "2024-06-02T17:45:00", "x1": "2024-06-02T18:00:00", "xref": "x3", "y0": 0, "y1": 1, "yref": "y3 domain"}, {"fillcolor": "Green", "layer": "below", "line": {"width": 0}, "opacity": 0.3, "type": "rect", "x0": "2024-06-02T18:00:00", "x1": "2024-06-02T18:15:00", "xref": "x3", "y0": 0, "y1": 1, "yref": "y3 domain"}, {"fillcolor": "Red", "layer": "below", "line": {"width": 0}, "opacity": 0.3, "type": "rect", "x0": "2024-06-02T18:15:00", "x1": "2024-06-02T18:30:00", "xref": "x3", "y0": 0, "y1": 1, "yref": "y3 domain"}, {"fillcolor": "Red", "layer": "below", "line": {"width": 0}, "opacity": 0.3, "type": "rect", "x0": "2024-06-02T18:45:00", "x1": "2024-06-02T19:00:00", "xref": "x3", "y0": 0, "y1": 1, "yref": "y3 domain"}, {"fillcolor": "Red", "layer": "below", "line": {"width": 0}, "opacity": 0.3, "type": "rect", "x0": "2024-06-02T19:00:00", "x1": "2024-06-02T19:15:00", "xref": "x3", "y0": 0, "y1": 1, "yref": "y3 domain"}, {"fillcolor": "Red", "layer": "below", "line": {"width": 0}, "opacity": 0.3, "type": "rect", "x0": "2024-06-02T19:15:00", "x1": "2024-06-02T19:30:00", "xref": "x3", "y0": 0, "y1": 1, "yref": "y3 domain"}, {"fillcolor": "Red", "layer": "below", "line": {"width": 0}, "opacity": 0.3, "type": "rect", "x0": "2024-06-02T19:30:00", "x1": "2024-06-02T19:45:00", "xref": "x3", "y0": 0, "y1": 1, "yref": "y3 domain"}, {"fillcolor": "Red", "layer": "below", "line": {"width": 0}, "opacity": 0.3, "type": "rect", "x0": "2024-06-02T19:45:00", "x1": "2024-06-02T20:00:00", "xref": "x3", "y0": 0, "y1": 1, "yref": "y3 domain"}, {"fillcolor": "Green", "layer": "below", "line": {"width": 0}, "opacity": 0.3, "type": "rect", "x0": "2024-06-02T20:00:00", "x1": "2024-06-02T20:15:00", "xref": "x3", "y0": 0, "y1": 1, "yref": "y3 domain"}, {"fillcolor": "Red", "layer": "below", "line": {"width": 0}, "opacity": 0.3, "type": "rect", "x0": "2024-06-02T20:30:00", "x1": "2024-06-02T20:45:00", "xref": "x3", "y0": 0, "y1": 1, "yref": "y3 domain"}, {"fillcolor": "Red", "layer": "below", "line": {"width": 0}, "opacity": 0.3, "type": "rect", "x0": "2024-06-02T20:45:00", "x1": "2024-06-02T21:00:00", "xref": "x3", "y0": 0, "y1": 1, "yref": "y3 domain"}, {"fillcolor": "Red", "layer": "below", "line": {"width": 0}, "opacity": 0.3, "type": "rect", "x0": "2024-06-02T21:00:00", "x1": "2024-06-02T21:15:00", "xref": "x3", "y0": 0, "y1": 1, "yref": "y3 domain"}, {"fillcolor": "Red", "layer": "below", "line": {"width": 0}, "opacity": 0.04095, "type": "rect", "x0": "2024-06-02T21:15:00", "x1": "2024-06-02T21:30:00", "xref": "x3", "y0": 0, "y1": 1, "yref": "y3 domain"}, {"fillcolor": "Red", "layer": "below", "line": {"width": 0}, "opacity": 0.3, "type": "rect", "x0": "2024-06-02T21:30:00", "x1": "2024-06-02T21:45:00", "xref": "x3", "y0": 0, "y1": 1, "yref": "y3 domain"}, {"fillcolor": "Green", "layer": "below", "line": {"width": 0}, "opacity": 0.3, "type": "rect", "x0": "2024-06-02T22:00:00", "x1": "2024-06-02T22:15:00", "xref": "x3", "y0": 0, "y1": 1, "yref": "y3 domain"}, {"fillcolor": "Red", "layer": "below", "line": {"width": 0}, "opacity": 0.2707, "type": "rect", "x0": "2024-06-02T22:15:00", "x1": "2024-06-02T22:30:00", "xref": "x3", "y0": 0, "y1": 1, "yref": "y3 domain"}, {"fillcolor": "Green", "layer": "below", "line": {"width": 0}, "opacity": 0.3, "type": "rect", "x0": "2024-06-02T22:30:00", "x1": "2024-06-02T22:45:00", "xref": "x3", "y0": 0, "y1": 1, "yref": "y3 domain"}, {"fillcolor": "Green", "layer": "below", "line": {"width": 0}, "opacity": 0.3, "type": "rect", "x0": "2024-06-02T23:00:00", "x1": "2024-06-02T23:15:00", "xref": "x3", "y0": 0, "y1": 1, "yref": "y3 domain"}, {"fillcolor": "Green", "layer": "below", "line": {"width": 0}, "opacity": 0.3, "type": "rect", "x0": "2024-06-02T23:30:00", "x1": "2024-06-02T23:45:00", "xref": "x3", "y0": 0, "y1": 1, "yref": "y3 domain"}, {"fillcolor": "Green", "layer": "below", "line": {"width": 0}, "opacity": 0.3, "type": "rect", "x0": "2024-06-02T23:45:00", "x1": "2024-06-03T00:00:00", "xref": "x3", "y0": 0, "y1": 1, "yref": "y3 domain"}, {"fillcolor": "Green", "layer": "below", "line": {"width": 0}, "opacity": 0.1642, "type": "rect", "x0": "2024-06-03T00:00:00", "x1": "2024-06-03T00:15:00", "xref": "x3", "y0": 0, "y1": 1, "yref": "y3 domain"}], "title": {"text": "Battery Optimization Physics Check"}, "xaxis": {"anchor": "y", "domain": [0, 1], "matches": "x", "showticklabels": false}, "xaxis2": {"anchor": "y2", "domain": [0, 1], "matches": "x", "showticklabels": false}, "xaxis3": {"anchor": "y3", "domain": [0, 1], "matches": "x", "showticklabels": false}, "xaxis4": {"anchor": "y4", "domain": [0, 1], "matches": "x", "showticklabels": false}, "xaxis5": {"anchor": "y5", "domain": [0, 1], "matches": "x", "showticklabels": false}, "xaxis6": {"anchor": "y6", "domain": [0, 1], "matches": "x", "showticklabels": false}, "xaxis7": {"anchor": "y7", "domain": [0, 1], "matches": "x", "showticklabels": false}, "xaxis8": {"anchor": "y8", "domain": [0, 1], "matches": "x", "showticklabels": false}, "xaxis9": {"anchor": "y9", "domain": [0, 1], "matches": "x"}, "yaxis": {"anchor": "x", "domain": [0.9067, 1]}, "yaxis2": {"anchor": "x2", "domain": [0.7933, 0.8867]}, "yaxis3": {"anchor": "x3", "domain": [0.68, 0.7733]}, "yaxis4": {"anchor": "x4", "domain": [0.5667, 0.66]}, "yaxis5": {"anchor": "x5", "domain": [0.4533, 0.5467]}, "yaxis6": {"anchor": "x6", "domain": [0.34, 0.4333]}, "yaxis7": {"anchor": "x7", "domain": [0.2267, 0.32]}, "yaxis8": {"anchor": "x8", "domain": [0.1133, 0.2067]}, "yaxis9": {"anchor": "x9", "domain": [0, 0.09333]}}}
